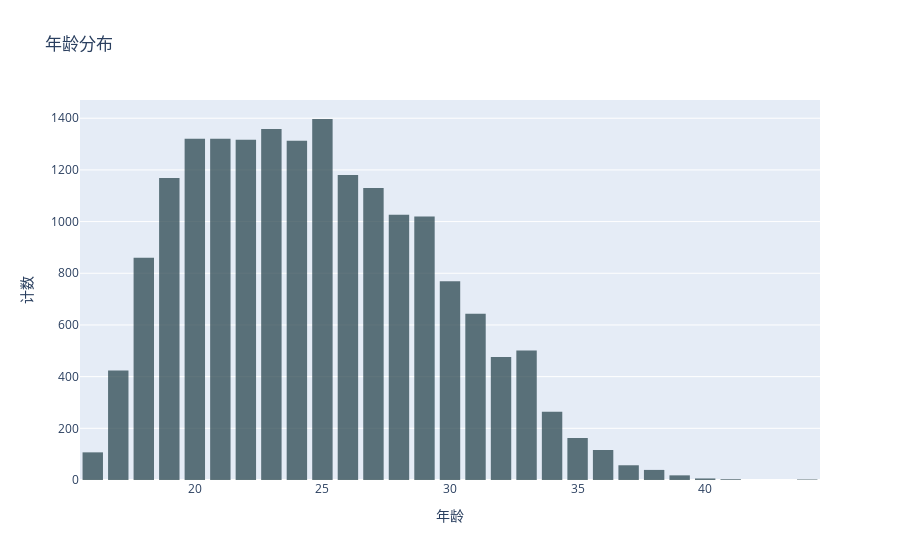

The cell this chart's notebook holds for it:
### Markdown cell above
### <font color='black' face='微软雅黑'>直方图</font>
还是采用上面列出的 `data-layout-fig-iplot` 的绘图四步，首先画出所有球员年龄分布图。

### Code cell
trace = go.Histogram(
    x=FIFA.Age,
    opacity=0.75,
    name = "Age",
    marker=dict(color='rgb(43,71,80)')
    )

data = [trace]
layout = go.Layout(
                   title='年龄分布',
                   xaxis=dict(title='年龄'),
                   yaxis=dict(title='计数'),
                   bargap = 0.2
)
fig = go.Figure(data=data, layout=layout)
iplot(fig)

### Figure 1 — Plotly figure (JSON) as saved in the notebook; plotly's stock layout.template omitted (floating-point values rounded to 4 significant figures; data arrays with more than 128 entries replaced by an {"elided": "..."} marker saying what was removed)
{"data": [{"marker": {"color": "rgb(43,71,80)"}, "name": "Age", "opacity": 0.75, "type": "histogram", "x": {"elided": "18000 int values"}}], "layout": {"bargap": 0.2, "title": {"text": "年龄分布"}, "xaxis": {"title": {"text": "年龄"}}, "yaxis": {"title": {"text": "计数"}}}}
